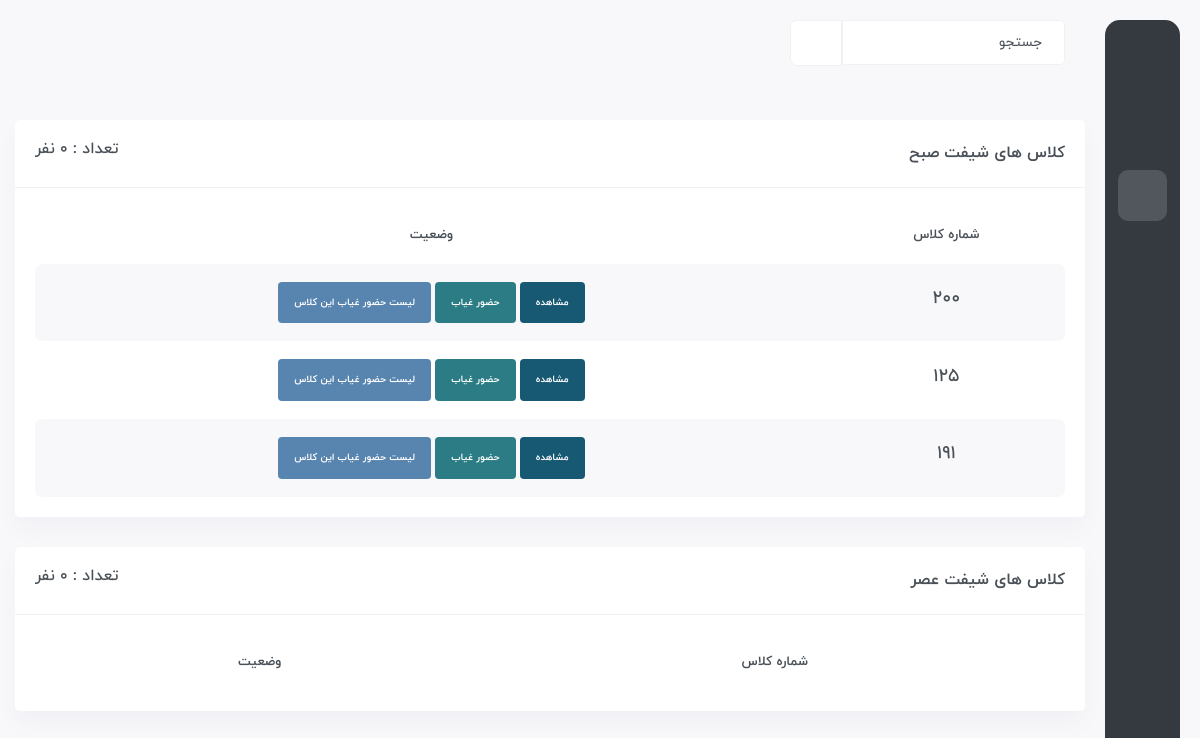
Page / (signed in) on the earlier database version.
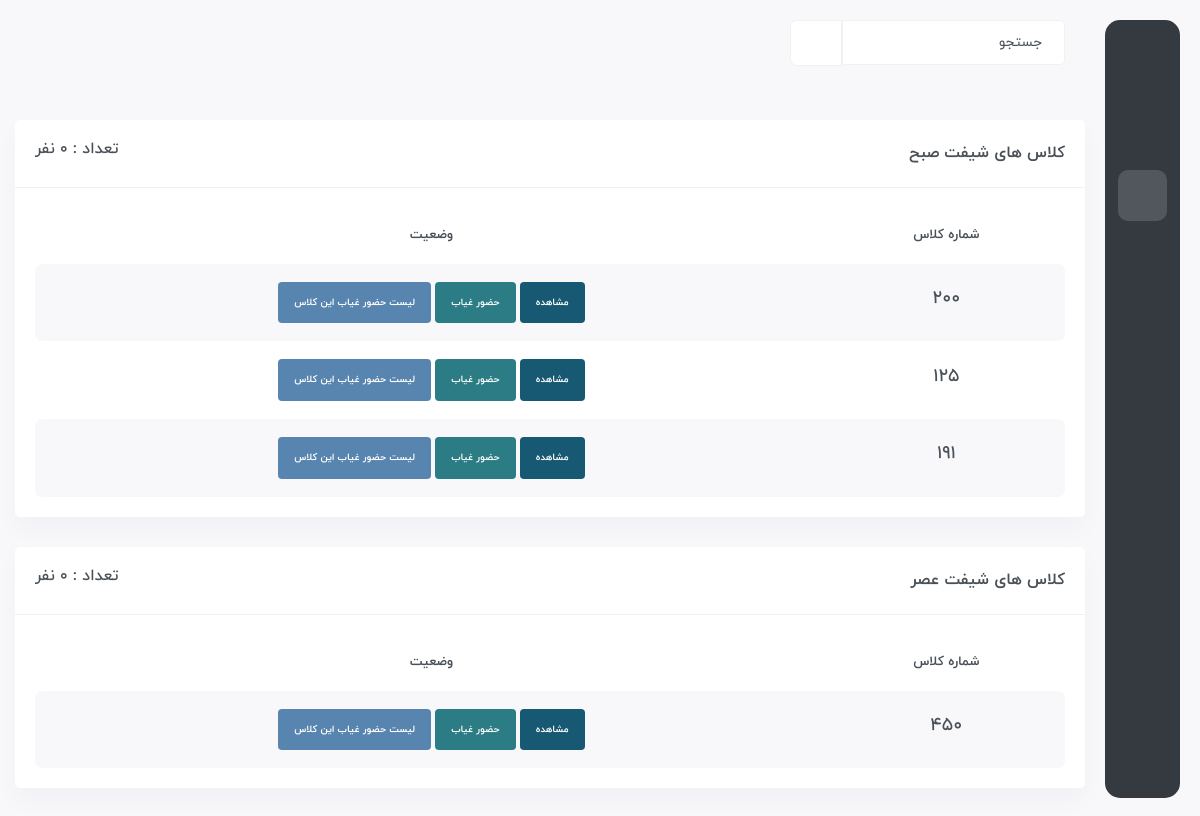
Same page on the later database version.
### Student/models.py (models this page shows, shortened)
class Assign(models.Model):
    class_id = models.ForeignKey(Class, on_delete=models.CASCADE)
    def get_absolute_url(self):
        return reverse('student:class-room', args=[self.class_id.number, self.class_id.shift])

class Class(models.Model):
    number = models.IntegerField()
    shift = models.CharField(choices=SHIFT, max_length=3)

### Student/views.py (the view, shortened to what this page needs)
class IndexView(LoginRequiredMixin, generic.View):
    login_url = 'account:login'
    template_name = 'home.html'
    def get(self, request):
        if request.user.is_superuser:
            student_m = models.Student.objects.filter(class_id__shift='صبح').count()
            student_e = models.Student.objects.filter(class_id__shift='عصر').count()
            c = {
                'student_m': student_m,
                'student_e': student_e,
            }
            assign_m = models.Assign.objects.filter(class_id__shift='صبح')
            assign_e = models.Assign.objects.filter(class_id__shift='عصر')
            if assign_m.exists():
                c['class_room_m'] = assign_m
            if assign_e.exists():
                c['class_room_e'] = assign_e
            return render(request, self.template_name, c)

### Student/templates/home.html (shortened to what this page needs)
{% extends 'base.html' %}
{% load static %}
{% block body %}
	<div id="main-wrapper">
	    <div class="content-body">
		<div class="container">
		    <div class="row">
			<div class="col-xxl-6">
			    <div class="card">
				<div class="card-header align-items-center">
				    <h4 class="card-title">کلاس های شیفت صبح</h4>
				    <h5 class="text-left">تعداد : {{ student_m }} نفر</h5>
				</div>
				<div class="card-body">
				    <div class="table-responsive">
					<table class="table table-striped responsive-table text-center">
					    <thead>
						<tr>
						    <th>شماره کلاس</th>
						    <th>وضعیت</th>
						</tr>
					    </thead>
					    <tbody>
							{% for c in class_room_m %}
								<tr>
									<td>
									<h4>{{ c.class_id.number }}</h4>
									</td>
									<td>
										<div class="badge p-3 bg-primary"><a href="{{ c.get_absolute_url }}" class="text-white">مشاهده</a></div>
										<div class="badge p-3 bg-warning"><a href="{% url 'student:attendance' c.class_id.number %}" class="text-white">حضور غیاب</a></div>
										<div class="badge p-3 bg-secondary"><a href="{% url 'student:attendance-list' c.class_id.number %}" class="text-white">لیست حضور غیاب این کلاس</a></div>
									</td>
								</tr>
							{% endfor %}
					    </tbody>
					</table>
				    </div>
				</div>
			    </div>
			</div>
			<div class="col-xxl-6">
			    <div class="card">
				<div class="card-header align-items-center">
				    <h4 class="card-title">کلاس های شیفت عصر</h4>
				    <h5 class="text-left">تعداد : {{ student_e }} نفر</h5>
				</div>
				<div class="card-body">
				    <div class="table-responsive">
					<table class="table table-striped responsive-table text-center">
					    <thead>
						<tr>
						    <th>شماره کلاس</th>
						    <th>وضعیت</th>
						</tr>
					    </thead>
					    <tbody>
							{% for c in class_room_e %}
								<tr>
									<td>
									<h4>{{ c.class_id.number }}</h4>
									</td>
									<td>
										<div class="badge p-3 bg-primary"><a href="{{ c.get_absolute_url }}" class="text-white">مشاهده</a></div>
										<div class="badge p-3 bg-warning"><a href="{% url 'student:attendance' c.class_id.number %}" class="text-white">حضور غیاب</a></div>
										<div class="badge p-3 bg-secondary"><a href="{% url 'student:attendance-list' c.class_id.number %}" class="text-white">لیست حضور غیاب این کلاس</a></div>
									</td>
								</tr>
							{% endfor %}
					    </tbody>
					</table>
				    </div>
				</div>
			    </div>
			</div>
		    </div>
		</div>
	    </div>
	</div>
{% endblock %}

Differences in the rows shown:
added Assign: class_id.number "450", shown under "تعداد : 0 نفر"
